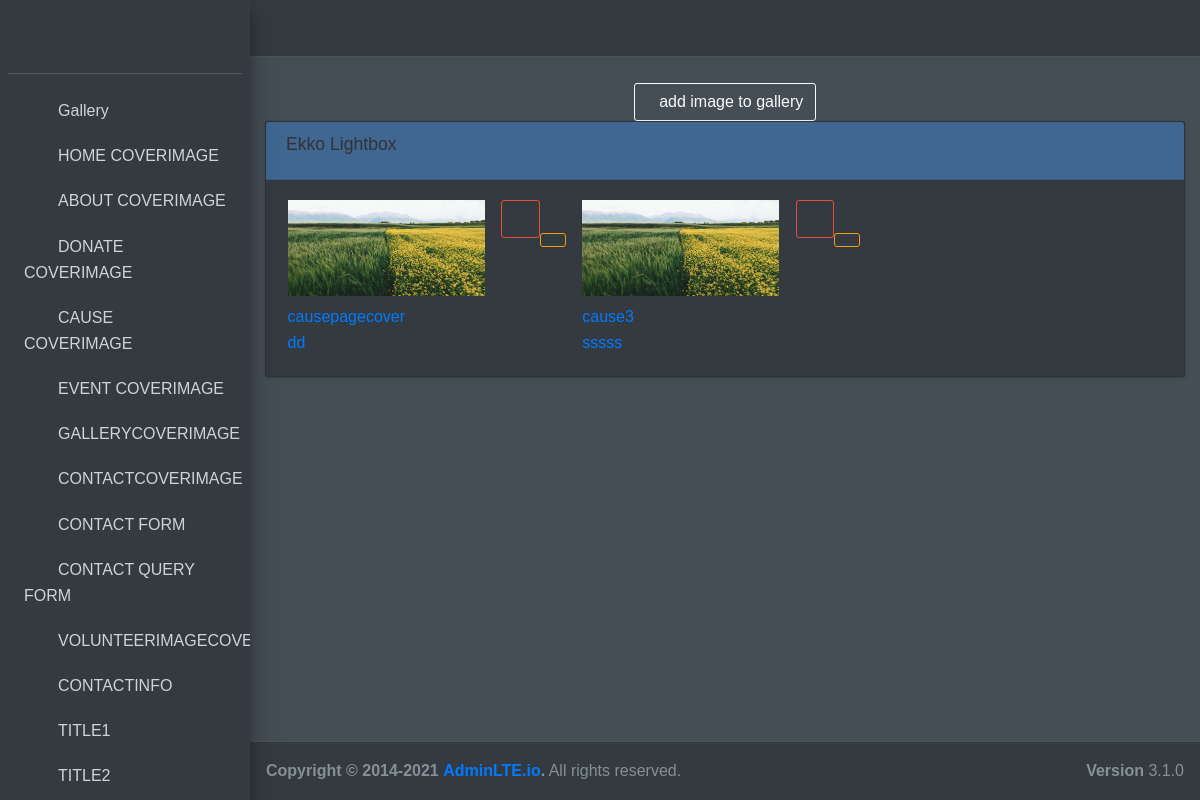
Page /myadmin/cgalla on the committed database.
### ngoapp/models.py (models this page shows, shortened)
class causecover(models.Model):
    title = models.CharField(max_length=100,blank=True)
    description = models.TextField(max_length=800,blank=True)
    image = models.ImageField(upload_to='ccover/',blank=False)

### myadmin/views.py (the view)
# urls.py: path('cgalla',views.cadmingallaryx,name='cadmingallary'),
def cadmingallaryx(request):
    dk =causecover.objects.all()
    context={
    'gal': dk,
    }
    return render(request,'causecover/cadmingallary.html',context)

### template/causecover/cadmingallary.html (shortened to what this page needs)
{%extends "adminbase.html"%}{% load static %}
{%block content %}
  <div class="content-wrapper">
    <div class="table-data__tool-right" align="center">
        <form action="{% url "caddimage" %}">
        <button type="submit" class="btn btn-outline-light">
            <i class="zmdi zmdi-plus"></i>add image to gallery</button>
        </form>
    </div>
            <div class="col-12">
                        <div class="card card-primary">
                          <div class="card-header">
                            <h4 class="card-title">Ekko Lightbox</h4>
                          </div>
                          <div class="card-body">
                            <div class="row">
  {%for i in  gal %}
                              <div class="col-sm-3 row-margin-r row-margin-l ">
                                <a href="{{i.image.url}}" data-toggle="lightbox" data-title="sample 1 - white" data-gallery="gallery">
                                  <img src="{{i.image.url}}" class="img-fluid mb-2"  wi  alt="white sample"/> <div class="caption">{{i.title}}</div><div class="caption">{{i.description}}</div>
                                </a>
                              </div>
                              <td>
                                  <form action="{% url 'cdelete_gal' i.id%}">
                                      <button class="btn btn-outline-danger" data-toggle="tooltip" data-placement="top" title="Delete">
                                          <i class="zmdi zmdi-delete"></i>
                                      </button>
                                  </form>
                                  <form action="{% url 'cupdat' i.id%}"><br>
                                    <button class="btn btn-outline-warning" data-toggle="tooltip" data-placement="top" title="update">
                                    </button>
                                  </form>
                              </td>
{%endfor%}
                            </div>
                          </div>
                        </div>
                      </div>
                    </div>
    {%endblock%}

### template/adminbase.html (style rules this page uses)
.row-margin-r { margin-right: 0.1em; }
.row-margin-l { margin-left: 0.1em; }

### rows in the picture
causecover: image (picture), title "causepagecover", description "dd"
causecover: image (picture), title "cause3", description "sssss"
